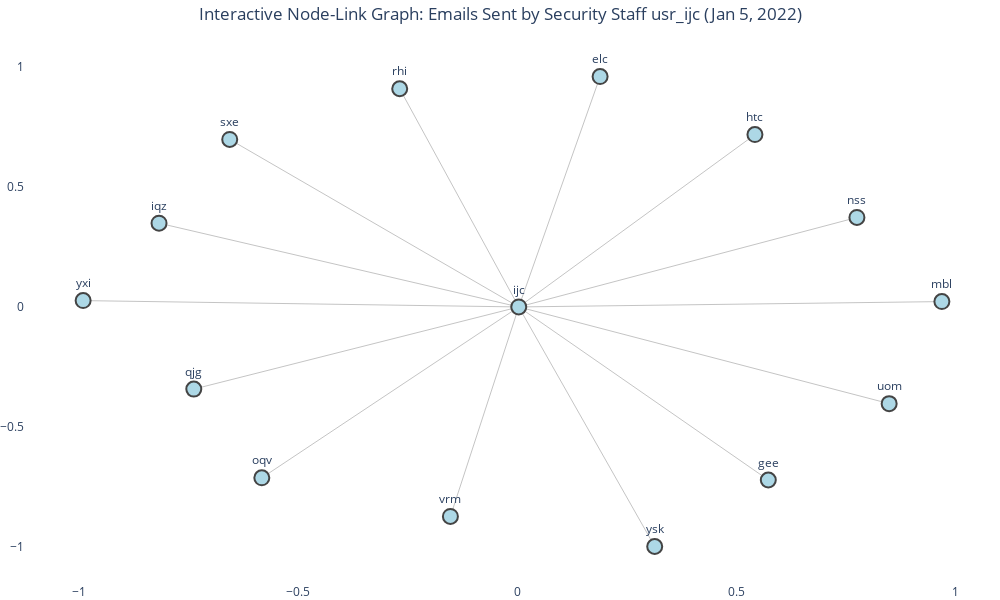

Source (notebook cell):
### Code cell
import networkx as nx
import plotly.graph_objects as go


# Create the graph
G = nx.DiGraph()


# Add edges between security senders and their recipients
for _, row in usr_ijc.iterrows():
    G.add_edge(row["sender_user_name"], row["recipient_user_name"])

# Get positions for Plotly (using spring layout for better clarity)
pos = nx.spring_layout(G)

# Extract node positions
x_nodes = [pos[node][0] for node in G.nodes()]
y_nodes = [pos[node][1] for node in G.nodes()]
nodes = list(G.nodes())

# Extract edge positions
edge_x = []
edge_y = []
for edge in G.edges():
    x0, y0 = pos[edge[0]]
    x1, y1 = pos[edge[1]]
    edge_x.extend([x0, x1, None])  # None to create separate line segments
    edge_y.extend([y0, y1, None])

# Create Plotly traces
# Edges
edge_trace = go.Scatter(
    x=edge_x,
    y=edge_y,
    line=dict(width=0.5, color='#888'),
    hoverinfo='none',
    mode='lines'
)

# Nodes
node_trace = go.Scatter(
    x=x_nodes,
    y=y_nodes,
    mode='markers+text',
    text=nodes,  # Display node labels
    textposition="top center",
    hoverinfo='text',
    marker=dict(
        size=15,
        color='lightblue',
        line_width=2
    )
)

# Create the layout
layout = go.Layout(
    title='Interactive Node-Link Graph: Emails Sent by Security Staff usr_ijc (Jan 5, 2022)',
    title_x=0.5,
    showlegend=False,
    xaxis=dict(showgrid=False, zeroline=False),
    yaxis=dict(showgrid=False, zeroline=False),
    plot_bgcolor='white',
    margin=dict(l=0, r=0, t=40, b=0),
    width = 1000,
    height = 600
)


# Create the figure
fig = go.Figure(data=[edge_trace, node_trace], layout=layout)

# Show the graph
fig.show()

### Figure 1 — Plotly figure (JSON) as saved in the notebook; plotly's stock layout.template omitted (floating-point values rounded to 4 significant figures)
{"data": [{"hoverinfo": "none", "line": {"color": "#888", "width": 0.5}, "mode": "lines", "type": "scatter", "x": [0.002871, 0.1885, null, 0.002871, -0.5834, null, 0.002871, -0.1531, null, 0.002871, -0.818, null, 0.002871, -0.9912, null, 0.002871, 0.3131, null, 0.002871, 0.8481, null, 0.002871, -0.2688, null, 0.002871, 0.9684, null, 0.002871, -0.6567, null, 0.002871, -0.7387, null, 0.002871, 0.7746, null, 0.002871, 0.5723, null, 0.002871, 0.5419, null], "y": [-0.0004636, 0.9611, null, -0.0004636, -0.7137, null, -0.0004636, -0.8746, null, -0.0004636, 0.3492, null, -0.0004636, 0.02603, null, -0.0004636, -1, null, -0.0004636, -0.4039, null, -0.0004636, 0.9101, null, -0.0004636, 0.02187, null, -0.0004636, 0.6986, null, -0.0004636, -0.3434, null, -0.0004636, 0.3729, null, -0.0004636, -0.7225, null, -0.0004636, 0.7187, null]}, {"hoverinfo": "text", "marker": {"color": "lightblue", "line": {"width": 2}, "size": 15}, "mode": "markers+text", "text": ["ijc", "elc", "oqv", "vrm", "iqz", "yxi", "ysk", "uom", "rhi", "mbl", "sxe", "qjg", "nss", "gee", "htc"], "textposition": "top center", "type": "scatter", "x": [0.002871, 0.1885, -0.5834, -0.1531, -0.818, -0.9912, 0.3131, 0.8481, -0.2688, 0.9684, -0.6567, -0.7387, 0.7746, 0.5723, 0.5419], "y": [-0.0004636, 0.9611, -0.7137, -0.8746, 0.3492, 0.02603, -1, -0.4039, 0.9101, 0.02187, 0.6986, -0.3434, 0.3729, -0.7225, 0.7187]}], "layout": {"height": 600, "margin": {"b": 0, "l": 0, "r": 0, "t": 40}, "plot_bgcolor": "white", "showlegend": false, "title": {"text": "Interactive Node-Link Graph: Emails Sent by Security Staff usr_ijc (Jan 5, 2022)", "x": 0.5}, "width": 1000, "xaxis": {"showgrid": false, "zeroline": false}, "yaxis": {"showgrid": false, "zeroline": false}}}
